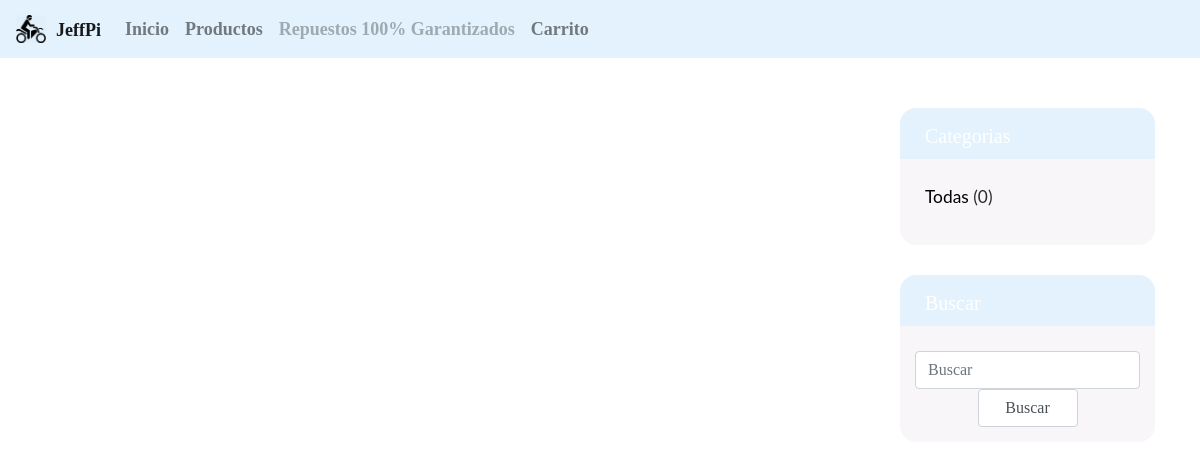
Page /index.php/productos on the earlier database version.
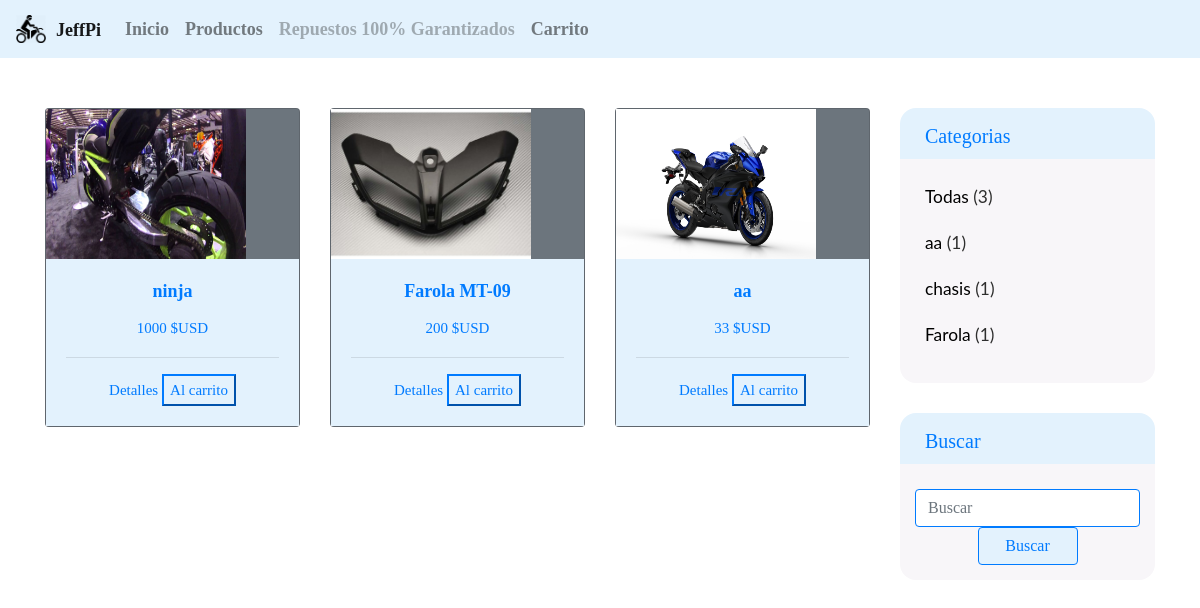
Same page on the later database version.
### tables this page shows
CREATE TABLE `web_navbar` (
  `id` int(11) NOT NULL AUTO_INCREMENT,
  `nombre` varchar(20) DEFAULT NULL,
  `logo` varchar(100) DEFAULT NULL,
  `op1` varchar(20) DEFAULT NULL,
  `op2` varchar(20) DEFAULT NULL,
  `op3` varchar(20) DEFAULT NULL,
  `op31` varchar(20) DEFAULT NULL,
  `op32` varchar(20) DEFAULT NULL,
  `op33` varchar(20) DEFAULT NULL,
  `bg_color` varchar(20) DEFAULT NULL,
  `fuente` varchar(100) DEFAULT NULL,
  `op4` varchar(255) DEFAULT NULL,
  `size` int(11) DEFAULT NULL,
  `search` varchar(50) DEFAULT NULL,
  `nombre_web` varchar(50) DEFAULT NULL,
  `btn_bgcolor` varchar(20) DEFAULT NULL,
  `btn_bordercolor` varchar(20) DEFAULT NULL,
  `paypal` varchar(255) DEFAULT NULL,
  `pr900` double DEFAULT NULL,
  PRIMARY KEY (`id`)
);

CREATE TABLE `web_productos` (
  `id` int(11) NOT NULL AUTO_INCREMENT,
  `nombre` varchar(200) DEFAULT NULL,
  `descripcion` varchar(255) DEFAULT NULL,
  `parte` varchar(100) DEFAULT NULL,
  `ubicacion` varchar(100) DEFAULT NULL,
  `precio` double DEFAULT NULL,
  `marca` varchar(50) DEFAULT NULL,
  `referencia` varchar(50) DEFAULT NULL,
  `year` int(11) DEFAULT NULL,
  `color` varchar(100) DEFAULT NULL,
  `img` varchar(100) DEFAULT NULL,
  PRIMARY KEY (`id`)
);

### application/controllers/Productos.php (called while the page is built, shortened)
<?php
class Productos extends CI_Controller {
  public function __construct(){
    $this->load->model('model_productos');
    $this->load->model('model_nav');
  }
  public function index()
  {
    $nav['nav']=$this->model_nav->consultNav(1);
    $nav['productos']=$this->model_productos->productos();
    $nav['categ']=$this->model_productos->categorias();
    $this->load->view('header_ecommerce',$nav);
    $this->load->view('view_ecommerce');
    $this->load->view('footer');
  }
  }

### index.php (called while the page is built, shortened)
<?php
require_once BASEPATH.'core/CodeIgniter.php';

### application/models/Model_nav.php (called while the page is built, shortened)
<?php
class Model_nav extends CI_Model {
  public function consultNav($id){
    $sql="SELECT wn.* from web_navbar wn where wn.id=$id";
    $query=$this->db->query($sql);
    return $query->row();
  }
}

### application/models/Model_productos.php (called while the page is built, shortened)
<?php
class Model_productos extends CI_Model {
  public function productos()
  {
    $sql="SELECT * from web_productos";
    $query=$this->db->query($sql);
    return $query->result();
  }
  function categorias(){
    $sql="SELECT DISTINCT parte, COUNT(*) as num FROM web_productos GROUP BY parte";
    $query = $this->db->query($sql);
    return $query->result();
  }
}

### application/views/view_ecommerce.php (the view, shortened to what this page needs)
<!DOCTYPE html>
<html lang="en">
<head>
</head>
<body data-spy="scroll" data-target=".navbar-default" data-offset="100">
  <section>
    <div class="content">
      <div class="container" style="padding-top: 50px">
        <div class="row">
          <div class="col-md-9 col-12 col-sm-12 mr-auto ml-auto">
            <div class="row">
                <?php
              if (!empty($productos)) {
              foreach ($productos as $key) {
                ?>
                <div class="col-md-4 mr-auto ml-auto">
                  <form action="<?php echo base_url(); ?>index.php/carrito/agrega_item_carrito" method="get">
                    <center>
                      <div class="card text-white bg-secondary mb-3" style="width:100%;">
                        <img src="<?= base_url().$key->img;?>" style="width:200px; height:150px" >
                        <div class="card-body" style="background-color:<?= $nav->bg_color; ?>;">
                          <center><h5 class="card-title" style=" color:<?= $nav->btn_bordercolor; ?>; font-family: <?= $nav->fuente; ?>;"><?php echo $key->nombre; ?></h5></center>
                          <p class="card-text" style=" color:<?= $nav->btn_bordercolor; ?>; font-family: <?= $nav->fuente; ?>;text-align:center"><?php echo $key->precio; ?> $USD</p>
                          <hr>
                          <a href="#" class="card-link" data-toggle="modal" data-target="#producto<?= $key->id; ?>" style="font-family: <?= $nav->fuente; ?>; color: <?= $nav->btn_bordercolor; ?>">Detalles</a>
                          <button href="#" id="cagregarcar" type="submit" name="cagregarcar" style="font-family: <?= $nav->fuente; ?>;background-color: <?= $nav->btn_bgcolor; ?>; color: <?= $nav->btn_bordercolor; ?>;border-color:<?= $nav->btn_bordercolor; ?>">Al carrito</button>
                        </div>
                      </div>
                    </center>
                  </div>
                <?php
              }
            }
              ?>
            </div>
          </div>
          <div class="col-md-3">
            <div class="block-col">
              <div class="header" style="font-family: <?= $nav->fuente; ?>;color: <?= $nav->btn_bordercolor; ?>;background-color:<?= $nav->bg_color; ?>; ">Categorias</div>
              <div class="content" >
                <ul>
                  <?php
                  $cont=0;
                  foreach ($categ as $files) {
                    $cont=$cont+$files->num;
                  }
                   ?>
                  <li><a href="<?= base_url() ?>index.php/productos"style="color:black">Todas <span style="color:#2E2E2E">(<?php echo $cont; ?>)</span></a></li>
                  <?php
                    foreach ($categ as $files) {
                      ?>
                      <li><a href="<?= base_url() ?>index.php/productos/categoria/<?php echo $files->parte; ?>"style="color:black"><?php echo $files->parte; ?> <span style="color:#2E2E2E">(<?php echo $files->num; ?>)</span></a></li>
                      <?php
                    }
                  ?>
                </ul>
              </div>
            </div>
            <div class="block-col">
              <div class="header" style="font-family: <?= $nav->fuente; ?>;color: <?= $nav->btn_bordercolor; ?>;background-color:<?= $nav->bg_color; ?>; ">Buscar</div>
              <div class="content">
                <form class="" action="<?= base_url() ?>index.php/productos/buscar" method="post">
                  <input type="text" name="search" class="form-control" placeholder="Buscar" style="font-family: <?= $nav->fuente; ?>; border-color: <?= $nav->btn_bordercolor; ?>;color: <?= $nav->btn_bordercolor; ?>">
                  <center><input type="submit" class="form-control" style="font-family: <?= $nav->fuente; ?>;background-color:<?= $nav->btn_bgcolor; ?>; border-color: <?= $nav->btn_bordercolor; ?>;color: <?= $nav->btn_bordercolor; ?>; width: 100px" value="Buscar"></center>
                </form>
              </div>
            </div>
          </div>
        </div>
      </div>
    </div>
  </section>
</body>
</html>

### application/views/header_ecommerce.php (shortened to what this page needs)
<!doctype html>
<html lang="en">
<head>
  <link rel="stylesheet" href="https://stackpath.bootstrapcdn.com/bootstrap/4.3.1/css/bootstrap.min.css">
  <link rel="stylesheet" href="<?= base_url(); ?>assets/css/style.css">
</head>
<body>
  <nav class="navbar navbar-expand-lg navbar-light"  style="background-color: <?= $nav->bg_color; ?>;">
    <a class="navbar-brand" href="<?= base_url(); ?>">
      <img src="<?= base_url().$nav->logo; ?>" width="30" height="30" class="d-inline-block align-top" alt="">
    <b style="font-family: <?= $nav->fuente ?>;font-size: <?= $nav->size; ?>px"><?= $nav->nombre; ?></b>
    </a>
    <div class="collapse navbar-collapse" id="navbarSupportedContent">
      <ul class="navbar-nav mr-auto" style="text-align: right">
        <li class="nav-item">
          <a class="nav-link" href="<?= base_url(); ?>"><b style="font-family: <?= $nav->fuente ?>;font-size: <?= $nav->size; ?>px"><?= $nav->op1; ?></b></a>
        </li>
        <li class="nav-item">
          <a class="nav-link" href="<?= base_url(); ?>index.php/productos"><b style="font-family: <?= $nav->fuente ?>;font-size: <?= $nav->size; ?>px"><?= $nav->op2; ?></b></a>
        </li>
        <li class="nav-item">
          <a class="nav-link disabled" href="#" tabindex="-1" aria-disabled="true"><b style="font-family: <?= $nav->fuente ?>;font-size: <?= $nav->size; ?>px"><?= $nav->op4; ?></b> </a>
        </li>
        <li class="nav-item">
          <a class="nav-link" href="<?= base_url(); ?>index.php/carrito/carga_carrito"><b style="font-family: <?= $nav->fuente ?>;font-size: <?= $nav->size; ?>px">Carrito</b></a>
        </li>
      </ul>
    </div>
  </nav>
</body>
</html>

### application/views/footer.php (shortened to what this page needs)
<!doctype html>
<html lang="en">
  <head>
  </head>
  <body>
  </body>
</html>

### assets/css/style.css (style rules this page uses)
body { font-family: 'Lato', sans-serif; font-size: 15px; font-weight: 400; line-height: 26px; overflow-x: hidden; color: #88889b; }
h1, h2, h3, h4, h5, h6 { font-family: 'Lato', sans-serif; margin-bottom: 10px; line-height: 24px; font-weight: 700; }
h5 { font-size: 18px; }
a { text-decoration: none; transition: all 0.4s ease; }
ul, ol { margin: 0; padding: 0; }
ul { list-style: none; }
img { max-width: 100%; height: auto; }
p { font-weight: 400; }
.navbar-brand { padding: 0; }
.navbar-brand img { width: 30px; margin-right: 10px; float: left; }
.block-col { margin-bottom: 30px; }
.block-col .header { -webkit-border-top-left-radius: 16px; -moz-border-radius-topleft: 16px; border-top-left-radius: 16px; -webkit-border-top-right-radius: 16px; -webkit-background-clip: padding-box; -moz-border-radius-topright: 16px; -moz-background-clip: padding; border-top-right-radius: 16px; background-clip: padding-box; background: #00664d; color: #fff; font-family: 'Fira Sans', sans-serif; font-size: 15pt; font-weight: 300; padding: 15px 25px 10px; }
.block-col .content { background: #F8F6F9; -webkit-border-bottom-left-radius: 16px; -moz-border-radius-bottomleft: 16px; border-bottom-left-radius: 16px; -webkit-border-bottom-right-radius: 16px; -webkit-background-clip: padding-box; -moz-border-radius-bottomright: 16px; -moz-background-clip: padding; border-bottom-right-radius: 16px; background-clip: padding-box; padding: 25px 15px 15px 15px; }
.block-col .content ul { margin: 0 0 0 10px; padding: 0; list-style: none; }
.block-col .content ul li { color: #23182C; margin-bottom: 20px; font-size: 13pt; }
.block-col .content ul li span { color: #00664d; }
.block-col .content ul li a { color: #23182C; }

Differences in the rows shown:
changed web_navbar "JeffPi": btn_bordercolor empty → "#007BFF" (drawn)
added web_productos: img (picture), nombre "ninja", precio "1000"
added web_productos: img (picture), nombre "Farola MT-09", precio "200"
added web_productos: img (picture), nombre "aa", precio "33"
Other differences:
$cont: "0" → "3"
text now shown: "Categorias Buscar"
new list line: "aa ( 1 )"
new list line: "chasis ( 1 )"
new list line: "Farola ( 1 )"
